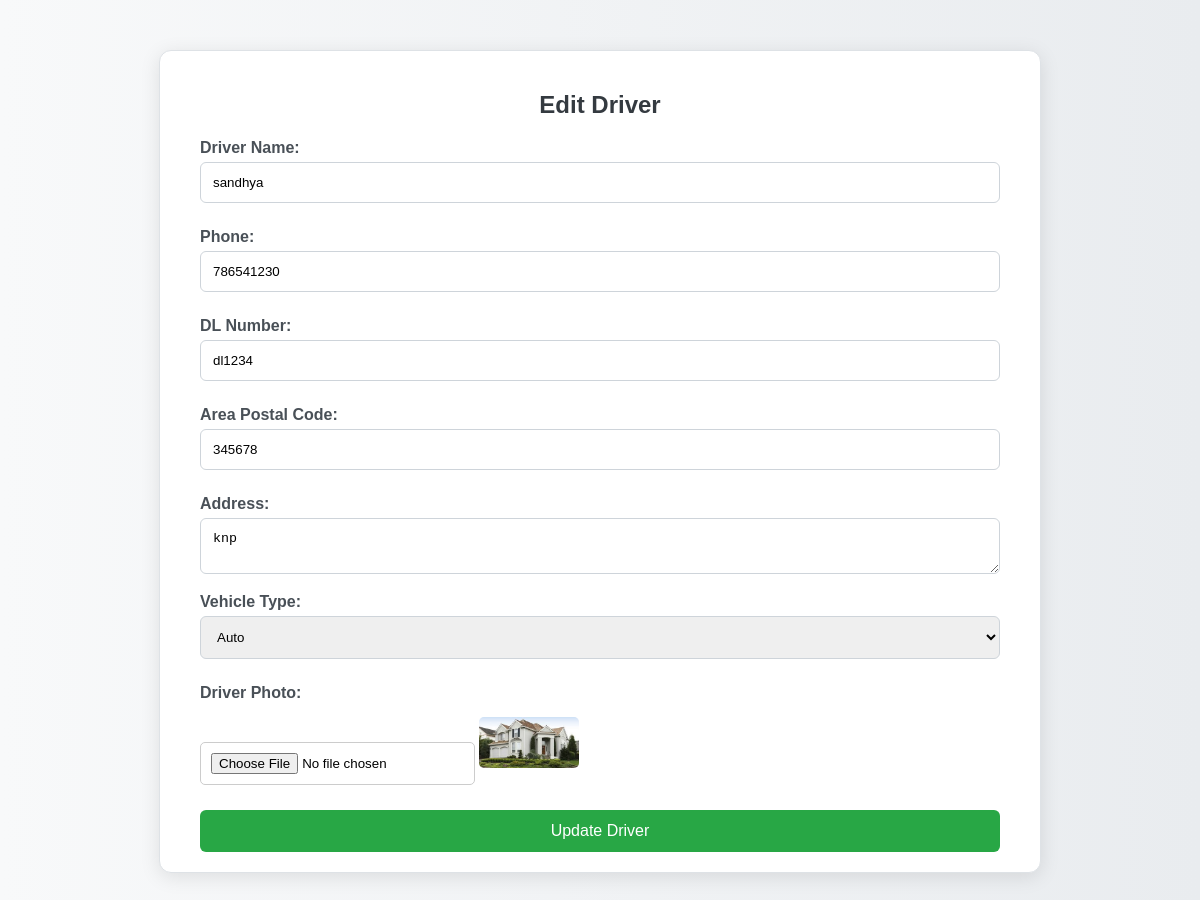
The page /admin/edit_drive1.php?id=16 on the database its author committed.
### tables this page shows
CREATE TABLE `driver_info` (
  `id` int(11) NOT NULL,
  `driver_mode` varchar(50) NOT NULL,
  `driver_name` varchar(255) NOT NULL,
  `driver_photo` varchar(255) NOT NULL,
  `phone` varchar(15) NOT NULL,
  `dl_number` varchar(50) NOT NULL,
  `area_postal_code` varchar(10) NOT NULL,
  `address` text NOT NULL,
  `license_expiry` date NOT NULL,
  `vehicle_type` varchar(50) NOT NULL,
  `signature_file` varchar(255) DEFAULT NULL,
  `signature_data` text DEFAULT NULL,
  `registration_date` datetime DEFAULT current_timestamp(),
  `staff_id` varchar(50) NOT NULL
);

### admin/edit_drive1.php (the view, shortened to what this page needs)
<?php
include('conn.php');
$driver_id = $_GET['id'];
$query = "SELECT driver_name, phone, dl_number, area_postal_code, address, vehicle_type, driver_photo FROM driver_info WHERE id = ?";
$stmt = $conn->prepare($query);
$stmt->bind_param("i", $driver_id);
$stmt->execute();
$result = $stmt->get_result();
$driver = $result->fetch_assoc();
?>
<!DOCTYPE html>
<html lang="en">
<head>
    <link rel="stylesheet" href="../css/admin.css">
</head>
<body>
    <div class="form-container">
        <h2>Edit Driver</h2>
        <form action="edit_driver.php?id=<?php echo htmlspecialchars($driver_id); ?>" method="POST" enctype="multipart/form-data">
            <div class="form-group">
                <label for="driver_name">Driver Name:</label>
                <input type="text" id="driver_name" name="driver_name" value="<?php echo htmlspecialchars($driver['driver_name']); ?>" required>
            </div>
            <div class="form-group">
                <label for="phone">Phone:</label>
                <input type="text" id="phone" name="phone" value="<?php echo htmlspecialchars($driver['phone']); ?>" maxlength="10" required>
            </div>
            <div class="form-group">
                <label for="dl_number">DL Number:</label>
                <input type="text" id="dl_number" name="dl_number" value="<?php echo htmlspecialchars($driver['dl_number']); ?>" required>
            </div>
            <div class="form-group">
                <label for="area_postal_code">Area Postal Code:</label>
                <input type="text" id="area_postal_code" name="area_postal_code" value="<?php echo htmlspecialchars($driver['area_postal_code']); ?>" required>
            </div>
            <div class="form-group">
                <label for="address">Address:</label>
                <textarea id="address" name="address" required><?php echo htmlspecialchars($driver['address']); ?></textarea>
            </div>
            <div class="form-group">
                <label for="vehicle_type">Vehicle Type:</label>
                <select id="vehicle_type" name="vehicle_type" required>
                    <option value="auto" <?php echo ($driver['vehicle_type'] == 'auto') ? 'selected' : ''; ?>>Auto</option>
                </select>
            </div>
            <div class="form-group">
                <label for="driver_photo">Driver Photo:</label>
                <input type="file" id="driver_photo" name="driver_photo">
                <?php if (!empty($driver['driver_photo'])): ?>
                    <img src="<?php echo htmlspecialchars($driver['driver_photo']); ?>" alt="Current Driver Photo" class="preview-image">
                <?php endif; ?>
            </div>
            <button type="submit" class="submit-button">Update Driver</button>
        </form>
    </div>
</body>
</html>

### css/admin.css (style rules this page uses)
body { margin: 0; padding: 0; }
.form-group { margin-bottom: 15px; }
label { display: block; margin-bottom: 5px; font-weight: bolder; }
input, select { padding: 10px; border-radius: 5px; border: 1px solid #ccc; margin-bottom: 10px; }

### admin/edit_drive1.php (style rules this page uses)
body { font-family: 'Arial', sans-serif; background: linear-gradient(to right, #f8f9fa, #e9ecef); margin: 0; padding: 0; }
.form-container { max-width: 800px; margin: 50px auto; padding: 20px 40px; background-color: #ffffff; border-radius: 12px; box-shadow: 0 4px 20px rgba(0, 0, 0, 0.1); border: 1px solid #dee2e6; }
h2 { text-align: center; margin-bottom: 20px; color: #343a40; font-weight: 600; }
.form-group { margin-bottom: 15px; }
label { display: block; margin-bottom: 5px; font-weight: 600; color: #495057; }
input[type="text"], input[type="date"], textarea, select { width: 100%; padding: 12px; border: 1px solid #ced4da; border-radius: 6px; box-sizing: border-box; transition: border-color 0.3s; }
textarea { resize: vertical; }
.preview-image { max-width: 100px; margin-top: 10px; border-radius: 5px; }
.submit-button { width: 100%; padding: 12px; background-color: #28a745; color: white; border: none; border-radius: 6px; cursor: pointer; font-size: 16px; transition: background-color 0.3s; }

### rows shown on the page
driver_info: driver_name "sandhya", phone "786541230", dl_number "dl1234", area_postal_code "345678", address "knp", vehicle_type "Auto", driver_photo (picture)
